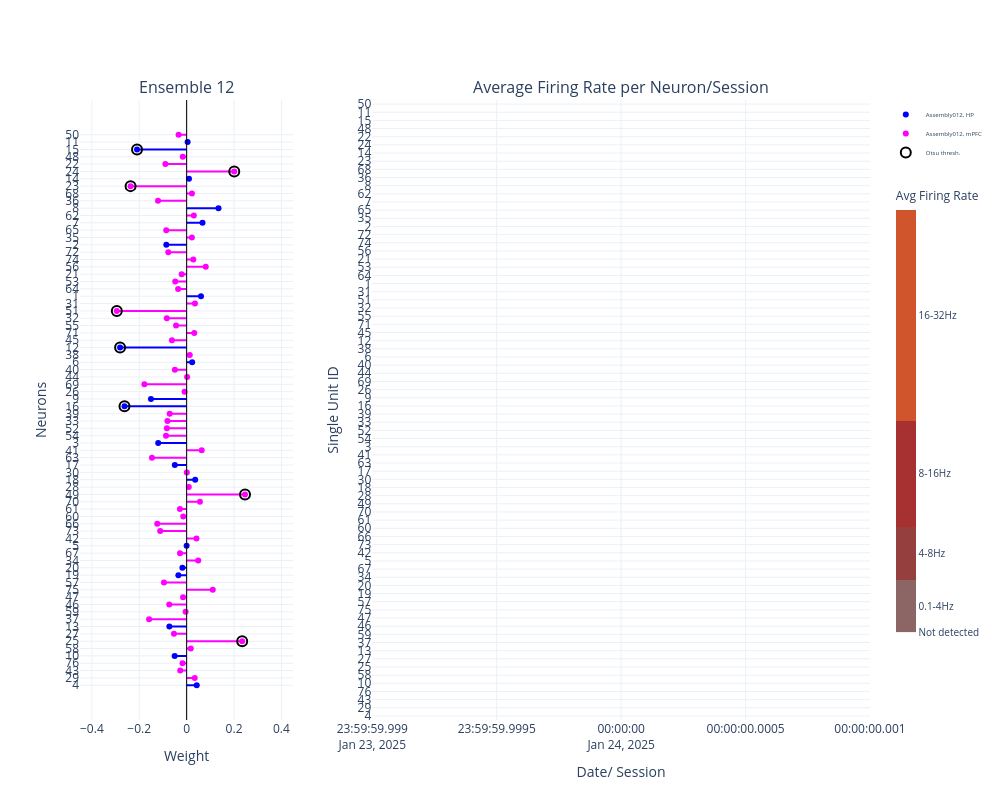

This figure's notebook cell:
### Code cell
i = "Assembly012"
fig_heat = plot_unit_fr_stability.render_plot_heatmap(meta_data["SpikeClusterMetadata"])
heatmap = fig_heat.data[0]

current_labels = np.array(fig_heat.layout.yaxis.ticktext, dtype=str)

desired_order = np.array( neurons_ordered[::], dtype=str)
desired_order = [lab for lab in desired_order if lab in current_labels]

label_to_row = {lab: j for j, lab in enumerate(current_labels)}
row_indices = [label_to_row[lab] for lab in desired_order]

z = np.array(heatmap.z)
z_reordered = z[row_indices, :]
xlabels = np.array(fig_heat.layout.xaxis.ticktext, dtype=str)

# subplot creation
fig = make_subplots(
    rows=1,
    cols=2,
    column_widths=[0.3, 0.7],
    subplot_titles=("Ensemble 12", "Average Firing Rate per Neuron/Session"),
)

# Left plot
ens_idx_str = (ensambles.index+1).astype(str)
weights = pd.Series(ensambles[i].values, index=ens_idx_str)

# HPC mPC split
labels_hp   = ens_idx_str[:20]
labels_mpfc = ens_idx_str[20:]

# reorder those labels according to desired_order (same as heatmap y)
labels_hp_ordered   = [lab for lab in desired_order if lab in labels_hp]
labels_mpfc_ordered = [lab for lab in desired_order if lab in labels_mpfc]

w_hp   = weights.loc[labels_hp_ordered].to_numpy()
w_mpfc = weights.loc[labels_mpfc_ordered].to_numpy()

def make_stem_lines(x_vals, y_labels, color):
    """Horizontal 'stems' at categorical y positions."""
    xs, ys = [], []
    for x, ylab in zip(x_vals, y_labels):
        xs.extend([0, x, None])
        ys.extend([ylab, ylab, None])
    return go.Scatter(
        x=xs,
        y=ys,
        mode="lines",
        line=dict(color=color),
        showlegend=False,
        hoverinfo="skip",
    )

hp_stems = make_stem_lines(w_hp,   labels_hp_ordered,   color="blue")
mpfc_stems = make_stem_lines(w_mpfc, labels_mpfc_ordered, color="magenta")

hp_markers = go.Scatter(
    x=w_hp,
    y=labels_hp_ordered,
    mode="markers",
    name=f"{i}, HP",
    marker=dict(color="blue", symbol="circle"),
)

mpfc_markers = go.Scatter(
    x=w_mpfc,
    y=labels_mpfc_ordered,
    mode="markers",
    name=f"{i}, mPFC",
    marker=dict(color="magenta", symbol="circle"),
)

thr = 0.2
mask = np.abs(weights.values) > thr
x_high = weights.values[mask]
y_high = ens_idx_str[mask]  

highlight = go.Scatter(
    x=x_high,
    y=y_high,
    mode="markers",
    name="Otsu thresh.",
    marker=dict(
        size=10,
        color="rgba(0,0,0,0)",
        line=dict(color="black", width=2),
        symbol="circle",
    ),
)

fig.add_trace(hp_stems,     row=1, col=1)
fig.add_trace(mpfc_stems,   row=1, col=1)
fig.add_trace(hp_markers,   row=1, col=1)
fig.add_trace(mpfc_markers, row=1, col=1)
fig.add_trace(highlight,    row=1, col=1)

fig.update_xaxes(
    title_text="Weight",
    range=[-0.45, 0.45],
    row=1,
    col=1,
)

fig.update_yaxes(
    title_text="Neurons",
    categoryorder="array",
    categoryarray=desired_order,
    dtick=1,
    row=1,
    col=1,
)

fig.add_vline(
    x=0,
    line_width=1,
    line_color="black",
    row=1,
    col=1,
)

# Heatmap
heatmap_trace = go.Heatmap(
    z=z_reordered,
    x=xlabels,
    y=desired_order,
    colorscale=heatmap.colorscale,
    zmin=heatmap.zmin,
    zmax=heatmap.zmax,
    colorbar=dict(
        title=heatmap.colorbar.title.text,
        tickvals=heatmap.colorbar.tickvals,
        ticktext=heatmap.colorbar.ticktext,
        tickmode=heatmap.colorbar.tickmode,
        len=heatmap.colorbar.len,
        thickness=heatmap.colorbar.thickness,
        tickfont=dict(size=heatmap.colorbar.tickfont.size),
    ),
)

fig.add_trace(heatmap_trace, row=1, col=2)

fig.update_xaxes(
    title_text=fig_heat.layout.xaxis.title.text,
    row=1,
    col=2,
)

fig.update_yaxes(
    title_text=fig_heat.layout.yaxis.title.text,
    categoryorder="array",
    dtick=1,
    categoryarray=desired_order,
    row=1,
    col=2,
)

fig.update_layout(
    template="plotly_white",
    width=1000,
    height=800,
    legend=dict(font=dict(size=6)),
)

fig.show()

### Figure 1 — Plotly figure (JSON) as saved in the notebook; plotly's stock layout.template omitted (floating-point values rounded to 4 significant figures; data arrays with more than 128 entries replaced by an {"elided": "..."} marker saying what was removed)
{"data": [{"hoverinfo": "skip", "line": {"color": "blue"}, "mode": "lines", "showlegend": false, "type": "scatter", "x": [0, 0.04258, null, 0, -0.05052, null, 0, -0.07301, null, 0, -0.03499, null, 0, -0.01792, null, 0, -0.0001476, null, 0, 0.03602, null, 0, -0.04988, null, 0, -0.12, null, 0, -0.2623, null, 0, -0.1506, null, 0, 0.02326, null, 0, -0.2809, null, 0, 0.06052, null, 0, -0.08586, null, 0, 0.06693, null, 0, 0.1345, null, 0, 0.009876, null, 0, -0.2094, null, 0, 0.004032, null], "xaxis": "x", "y": ["4", "4", null, "10", "10", null, "13", "13", null, "19", "19", null, "20", "20", null, "5", "5", null, "18", "18", null, "17", "17", null, "3", "3", null, "16", "16", null, "9", "9", null, "6", "6", null, "12", "12", null, "1", "1", null, "2", "2", null, "7", "7", null, "8", "8", null, "14", "14", null, "15", "15", null, "11", "11", null], "yaxis": "y"}, {"hoverinfo": "skip", "line": {"color": "magenta"}, "mode": "lines", "showlegend": false, "type": "scatter", "x": {"elided": "168 float values"}, "xaxis": "x", "y": {"elided": "168 str values"}, "yaxis": "y"}, {"marker": {"color": "blue", "symbol": "circle"}, "mode": "markers", "name": "Assembly012, HP", "type": "scatter", "x": [0.04258, -0.05052, -0.07301, -0.03499, -0.01792, -0.0001476, 0.03602, -0.04988, -0.12, -0.2623, -0.1506, 0.02326, -0.2809, 0.06052, -0.08586, 0.06693, 0.1345, 0.009876, -0.2094, 0.004032], "xaxis": "x", "y": ["4", "10", "13", "19", "20", "5", "18", "17", "3", "16", "9", "6", "12", "1", "2", "7", "8", "14", "15", "11"], "yaxis": "y"}, {"marker": {"color": "magenta", "symbol": "circle"}, "mode": "markers", "name": "Assembly012, mPFC", "type": "scatter", "x": [0.03415, -0.02712, -0.01732, 0.01742, 0.2343, -0.05365, -0.1584, -0.004361, -0.07351, -0.01507, 0.1102, -0.09578, 0.04882, -0.02815, 0.04145, -0.1118, -0.124, -0.01451, -0.02834, 0.056, 0.2463, 0.009024, 0.000725, -0.1464, 0.06345, -0.08703, -0.08339, -0.0812, -0.07165, -0.008813, -0.1784, 0.001995, -0.04962, 0.01313, -0.0622, 0.03209, -0.04467, -0.08377, -0.2946, 0.03513, -0.03609, -0.04806, -0.02087, 0.08055, 0.028, -0.07745, 0.02203, -0.0861, 0.03027, -0.1208, 0.02219, -0.2366, 0.2009, -0.0897, -0.01655, -0.03403], "xaxis": "x", "y": ["29", "43", "76", "58", "25", "27", "37", "59", "46", "47", "75", "57", "34", "67", "42", "73", "66", "60", "61", "70", "49", "28", "30", "63", "41", "54", "52", "33", "39", "26", "69", "44", "40", "38", "45", "71", "55", "32", "51", "31", "64", "53", "21", "56", "74", "72", "35", "65", "62", "36", "68", "23", "24", "22", "48", "50"], "yaxis": "y"}, {"marker": {"color": "rgba(0,0,0,0)", "line": {"color": "black", "width": 2}, "size": 10, "symbol": "circle"}, "mode": "markers", "name": "Otsu thresh.", "type": "scatter", "x": [-0.2809, -0.2094, -0.2623, -0.2366, 0.2009, 0.2343, 0.2463, -0.2946], "xaxis": "x", "y": ["12", "15", "16", "23", "24", "25", "49", "51"], "yaxis": "y"}, {"colorbar": {"len": 0.75, "thickness": 20, "tickfont": {"size": 10}, "tickmode": "array", "ticktext": ["Not detected", "0.1-4Hz", "4-8Hz", "8-16Hz", "16-32Hz"], "tickvals": [0, 2, 6, 12, 24], "title": {"text": "Avg Firing Rate"}}, "colorscale": [[0, "#ffffff"], [3.125e-08, "#f0f0f0"], [0.003125, "#f0f0f0"], [0.003125, "#8C6565"], [0.125, "#8C6565"], [0.125, "#963F3F"], [0.25, "#963F3F"], [0.25, "#A73131"], [0.5, "#A73131"], [0.5, "#D1552C"], [1, "#D1552C"]], "type": "heatmap", "x": ["", "", "", "", "", "", "", "", "", "", "", "", "", "", "", "", "", "", "", "", "2025-01-24", "2025-01-24", "", "", ""], "xaxis": "x2", "y": ["4", "29", "43", "76", "10", "58", "25", "27", "13", "37", "59", "46", "47", "75", "57", "19", "20", "34", "67", "5", "42", "73", "66", "60", "61", "70", "49", "28", "18", "30", "17", "63", "41", "3", "54", "52", "33", "39", "16", "9", "26", "69", "44", "40", "6", "38", "12", "45", "71", "55", "32", "51", "31", "1", "64", "53", "21", "56", "74", "72", "2", "35", "65", "7", "62", "8", "36", "68", "23", "14", "24", "22", "48", "15", "11", "50"], "yaxis": "y2", "z": {"elided": "76x25 float values"}, "zmax": 32, "zmin": 0}], "layout": {"annotations": [{"font": {"size": 16}, "showarrow": false, "text": "Ensemble 12", "x": 0.135, "xanchor": "center", "xref": "paper", "y": 1, "yanchor": "bottom", "yref": "paper"}, {"font": {"size": 16}, "showarrow": false, "text": "Average Firing Rate per Neuron/Session", "x": 0.685, "xanchor": "center", "xref": "paper", "y": 1, "yanchor": "bottom", "yref": "paper"}], "height": 800, "legend": {"font": {"size": 6}}, "shapes": [{"line": {"color": "black", "width": 1}, "type": "line", "x0": 0, "x1": 0, "xref": "x", "y0": 0, "y1": 1, "yref": "y domain"}], "width": 1000, "xaxis": {"anchor": "y", "domain": [0, 0.27], "range": [-0.45, 0.45], "title": {"text": "Weight"}}, "xaxis2": {"anchor": "y2", "domain": [0.37, 1], "title": {"text": "Date/ Session"}}, "yaxis": {"anchor": "x", "categoryarray": ["4", "29", "43", "76", "10", "58", "25", "27", "13", "37", "59", "46", "47", "75", "57", "19", "20", "34", "67", "5", "42", "73", "66", "60", "61", "70", "49", "28", "18", "30", "17", "63", "41", "3", "54", "52", "33", "39", "16", "9", "26", "69", "44", "40", "6", "38", "12", "45", "71", "55", "32", "51", "31", "1", "64", "53", "21", "56", "74", "72", "2", "35", "65", "7", "62", "8", "36", "68", "23", "14", "24", "22", "48", "15", "11", "50"], "categoryorder": "array", "domain": [0, 1], "dtick": 1, "title": {"text": "Neurons"}}, "yaxis2": {"anchor": "x2", "categoryarray": ["4", "29", "43", "76", "10", "58", "25", "27", "13", "37", "59", "46", "47", "75", "57", "19", "20", "34", "67", "5", "42", "73", "66", "60", "61", "70", "49", "28", "18", "30", "17", "63", "41", "3", "54", "52", "33", "39", "16", "9", "26", "69", "44", "40", "6", "38", "12", "45", "71", "55", "32", "51", "31", "1", "64", "53", "21", "56", "74", "72", "2", "35", "65", "7", "62", "8", "36", "68", "23", "14", "24", "22", "48", "15", "11", "50"], "categoryorder": "array", "domain": [0, 1], "dtick": 1, "title": {"text": "Single Unit ID"}}}}
